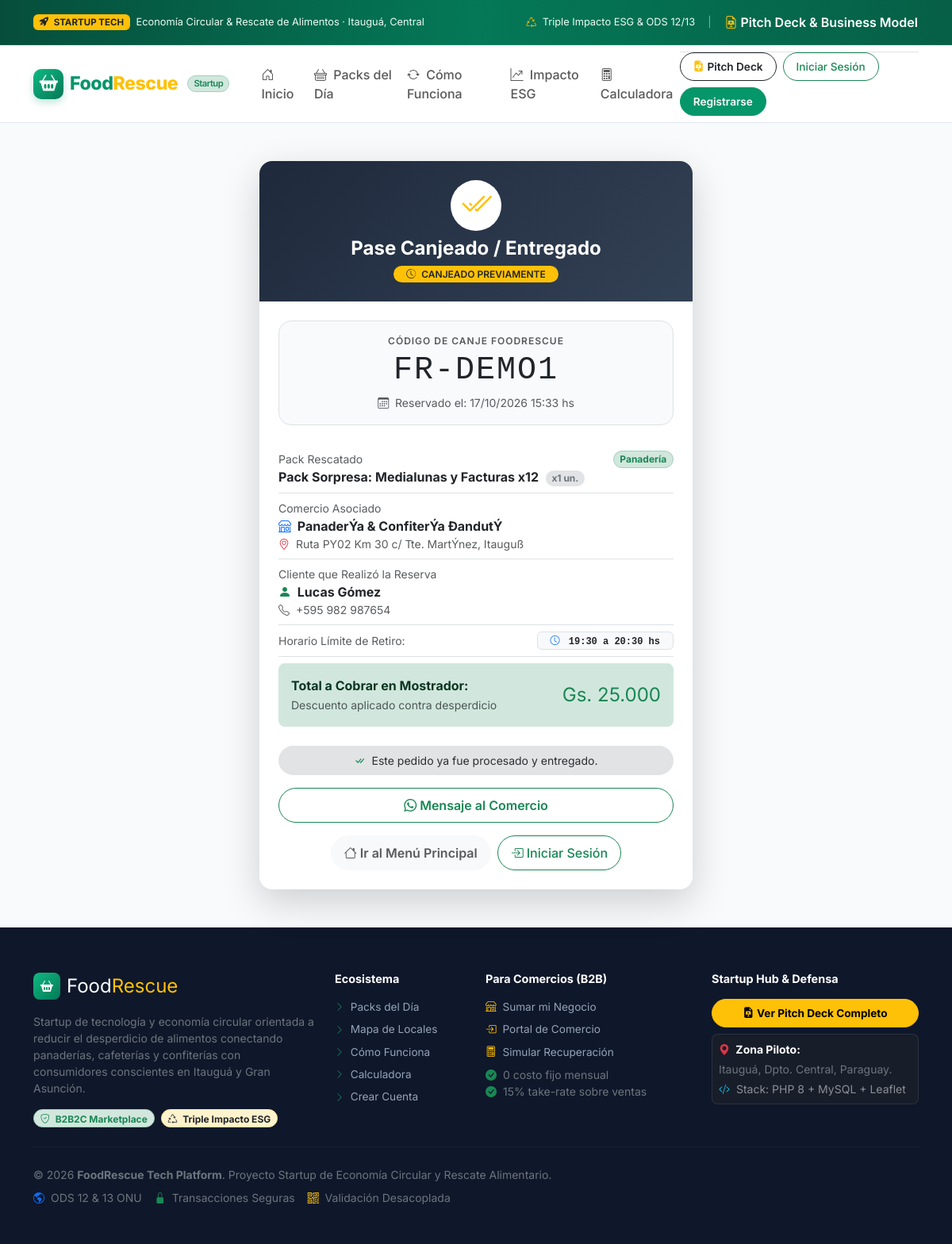
Page /validar_pase.php?codigo=FR-DEMO1 on the earlier database version.
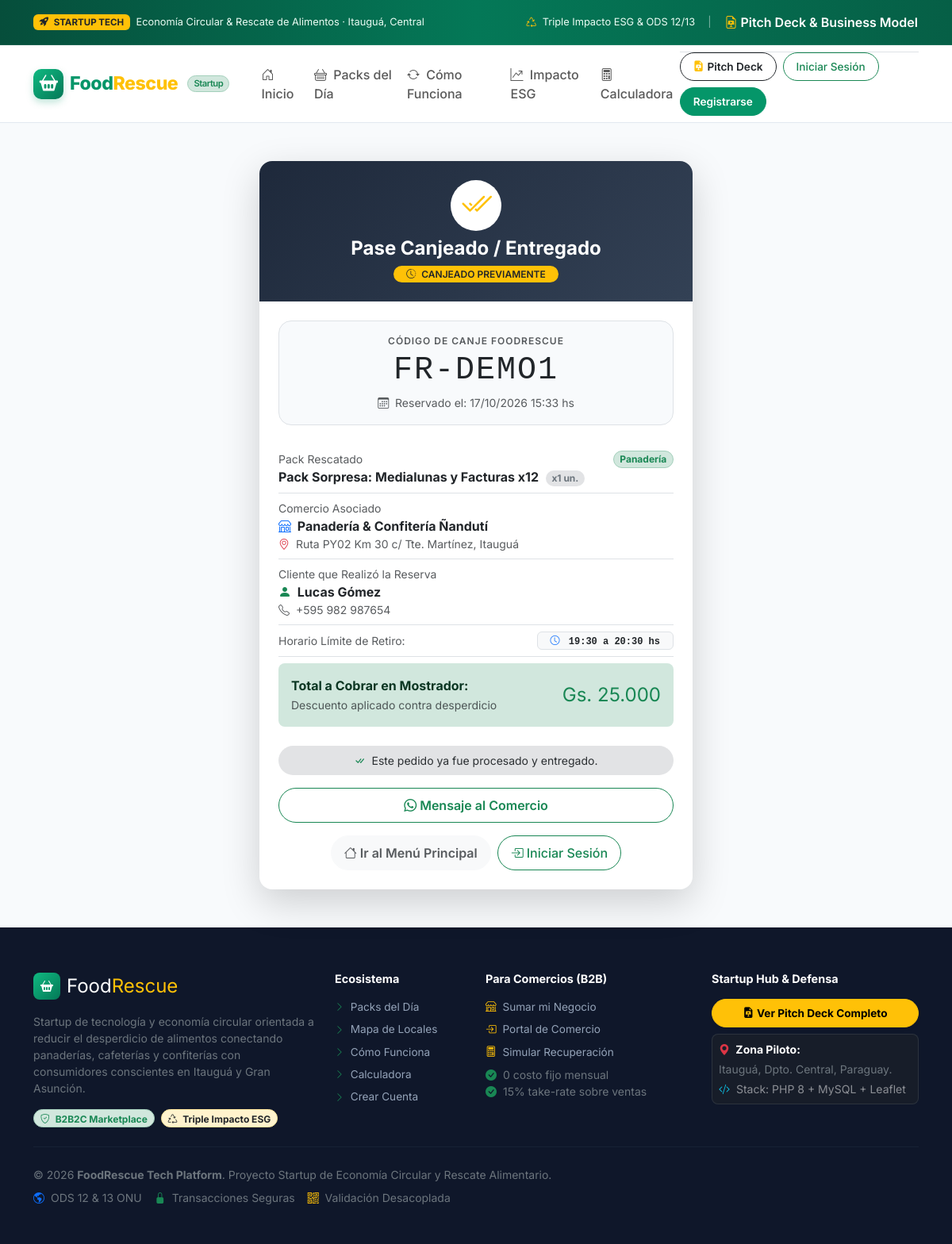
Same page on the later database version.
### tables this page shows
CREATE TABLE IF NOT EXISTS `reservas` (
  `id` int(11) NOT NULL AUTO_INCREMENT,
  `usuario_id` int(11) NOT NULL,
  `producto_id` int(11) NOT NULL,
  `cantidad` int(11) NOT NULL DEFAULT 1,
  `codigo_retiro` varchar(20) NOT NULL,
  `fecha_reserva` datetime DEFAULT current_timestamp(),
  `estado` enum('reservado','retirado','cancelado') NOT NULL DEFAULT 'reservado',
  PRIMARY KEY (`id`),
  KEY `fk_reservas_usuario` (`usuario_id`),
  KEY `fk_reservas_producto` (`producto_id`),
  CONSTRAINT `fk_reservas_producto` FOREIGN KEY (`producto_id`) REFERENCES `productos` (`id`) ON DELETE CASCADE ON UPDATE CASCADE,
  CONSTRAINT `fk_reservas_usuario` FOREIGN KEY (`usuario_id`) REFERENCES `usuarios` (`id`) ON DELETE CASCADE ON UPDATE CASCADE
);

CREATE TABLE IF NOT EXISTS `productos` (
  `id` int(11) NOT NULL AUTO_INCREMENT,
  `comercio_id` int(11) NOT NULL,
  `titulo` varchar(150) NOT NULL,
  `descripcion` text DEFAULT NULL,
  `categoria` varchar(50) DEFAULT 'General',
  `precio_original` decimal(10,2) NOT NULL,
  `precio_descuento` decimal(10,2) NOT NULL,
  `stock` int(11) NOT NULL DEFAULT 1,
  `horario_retiro` varchar(100) DEFAULT NULL,
  `imagen_url` varchar(255) DEFAULT NULL,
  `estado` enum('disponible','agotado') NOT NULL DEFAULT 'disponible',
  `fecha_creacion` datetime DEFAULT current_timestamp(),
  PRIMARY KEY (`id`),
  KEY `fk_productos_comercio` (`comercio_id`),
  CONSTRAINT `fk_productos_comercio` FOREIGN KEY (`comercio_id`) REFERENCES `usuarios` (`id`) ON DELETE CASCADE ON UPDATE CASCADE
);

CREATE TABLE IF NOT EXISTS `usuarios` (
  `id` int(11) NOT NULL AUTO_INCREMENT,
  `nombre` varchar(100) NOT NULL,
  `email` varchar(150) NOT NULL,
  `password` varchar(255) NOT NULL,
  `rol` enum('cliente','comercio') NOT NULL DEFAULT 'cliente',
  `direccion` varchar(255) DEFAULT NULL,
  `telefono` varchar(30) DEFAULT NULL,
  `latitud` decimal(10,7) DEFAULT NULL,
  `longitud` decimal(10,7) DEFAULT NULL,
  `fecha_registro` datetime DEFAULT current_timestamp(),
  PRIMARY KEY (`id`),
  UNIQUE KEY `email` (`email`)
);

### config/db.php (called while the page is built, shortened)
<?php
function formatGs(float|int $amount, string $symbol = 'Gs.'): string {
    return $symbol . ' ' . number_format($amount, 0, ',', '.');
}

### validar_pase.php (the view, shortened to what the rows shown need)
<?php
require_once __DIR__ . '/config/db.php';
$pdo = getDBConnection();
$rawCodigo = $_GET['codigo'] ?? $_POST['codigo_retiro'] ?? $_POST['codigo'] ?? '';
$codigo = mb_substr(strtoupper(trim($rawCodigo)), 0, 20);
$reserva = null;
if (!empty($codigo)) {
    try {
        $stmt = $pdo->prepare("
            SELECT r.*,
                   p.titulo AS producto_titulo, p.descripcion AS producto_descripcion,
                   p.precio_original, p.precio_descuento, p.horario_retiro, p.categoria,
                   u_com.id AS comercio_id, u_com.nombre AS comercio_nombre, u_com.direccion AS comercio_direccion, u_com.telefono AS comercio_telefono,
                   u_cli.id AS cliente_id, u_cli.nombre AS cliente_nombre, u_cli.telefono AS cliente_telefono, u_cli.email AS cliente_email
            FROM reservas r
            JOIN productos p ON r.producto_id = p.id
            JOIN usuarios u_com ON p.comercio_id = u_com.id
            JOIN usuarios u_cli ON r.usuario_id = u_cli.id
            WHERE r.codigo_retiro = :codigo
            LIMIT 1
        ");
        $stmt->execute([':codigo' => $codigo]);
        $reserva = $stmt->fetch();
    } catch (PDOException $e) {
        $errorDB = $e->getMessage();
    }
}
require_once __DIR__ . '/includes/header.php';
?>
<div class="container py-4">
    <div class="row justify-content-center">
        <div class="col-12 col-md-8 col-lg-6">
            <?php if (!$reserva): ?>
                <div class="card fr-card border-0 shadow-sm p-4 text-center">
                    <div class="stat-icon bg-danger-subtle text-danger mx-auto mb-3" style="width: 64px; height: 64px; font-size: 1.8rem;">
                        <i class="bi bi-x-circle-fill"></i>
                    </div>
                    <h4 class="fw-bold text-dark mb-1">Pase No Encontrado</h4>
                    <p class="text-muted small mb-4">
                        El código <code><?= htmlspecialchars($codigo ?: 'VACÍO') ?></code> no corresponde a ninguna reserva registrada en FoodRescue.
                    </p>
                    <form action="validar_pase.php" method="GET" class="mb-4">
                        <div class="input-group">
                            <input type="text" name="codigo" class="form-control font-monospace text-uppercase text-center fw-bold" placeholder="Ingresa código (ej. FR-AC46A5)" required>
                            <button class="btn btn-fr-primary px-3" type="submit">
                                <i class="bi bi-search me-1"></i> Verificar
                            </button>
                        </div>
                    </form>
                    <div class="d-flex flex-wrap gap-2 justify-content-center">
                        <a href="index.php" class="btn btn-outline-secondary rounded-pill btn-sm px-3">
                            <i class="bi bi-arrow-left me-1"></i> Ir al Menú Principal
                        </a>
                        <?php if (!$isLoggedIn): ?>
                            <a href="login.php" class="btn btn-outline-success rounded-pill btn-sm px-3 fw-medium">
                                <i class="bi bi-box-arrow-in-right me-1"></i> Iniciar Sesión
                            </a>
                        <?php endif; ?>
                    </div>
                </div>
            <?php else:
                $isRetirado = ($reserva['estado'] === 'retirado');
                $isCancelado = ($reserva['estado'] === 'cancelado');
                $totalPagar = (float)$reserva['precio_descuento'] * (int)$reserva['cantidad'];
            ?>
                <div class="card fr-card border-0 shadow-lg overflow-hidden">
                    <div class="p-4 text-center text-white position-relative" style="background: <?= $isRetirado ? 'linear-gradient(135deg, #1e293b, #334155)' : ($isCancelado ? 'linear-gradient(135deg, #991b1b, #dc2626)' : 'linear-gradient(135deg, #064e3b, #047857)') ?>;">
                        <div class="d-inline-flex align-items-center justify-content-center rounded-circle bg-white bg-opacity-20 mb-2 p-3" style="width: 64px; height: 64px;">
                            <?php if ($isRetirado): ?>
                                <i class="bi bi-check2-all text-warning fs-1"></i>
                            <?php elseif ($isCancelado): ?>
                                <i class="bi bi-x-lg text-white fs-1"></i>
                            <?php else: ?>
                                <i class="bi bi-shield-check text-white fs-1"></i>
                            <?php endif; ?>
                        </div>
                        <h4 class="fw-bold mb-1 text-white">
                            <?php if ($isRetirado): ?>
                                Pase Canjeado / Entregado
                            <?php elseif ($isCancelado): ?>
                                Pase Cancelado
                            <?php else: ?>
                                Pase Válido & Vigente
                            <?php endif; ?>
                        </h4>
                        <div class="badge <?= $isRetirado ? 'bg-warning text-dark' : ($isCancelado ? 'bg-danger text-white' : 'bg-success-subtle text-success') ?> px-3 py-1 rounded-pill fw-semibold">
                            <?php if ($isRetirado): ?>
                                <i class="bi bi-clock-history me-1"></i> CANJEADO PREVIAMENTE
                            <?php elseif ($isCancelado): ?>
                                <i class="bi bi-slash-circle me-1"></i> RESERVA ANULADA
                            <?php else: ?>
                                <i class="bi bi-check-circle-fill me-1"></i> LISTO PARA RETIRO EN MOSTRADOR
                            <?php endif; ?>
                        </div>
                    </div>
                    <div class="p-4">
                        <div class="text-center p-3 rounded-4 mb-4 border" style="background: #f8fafc;">
                            <small class="text-muted text-uppercase fw-semibold d-block" style="letter-spacing: 1px; font-size: 0.75rem;">Código de Canje FoodRescue</small>
                            <div class="display-6 fw-extrabold font-monospace text-dark my-1" style="letter-spacing: 2px;">
                                <?= htmlspecialchars($reserva['codigo_retiro']) ?>
                            </div>
                            <small class="text-muted">
                                <i class="bi bi-calendar3 me-1"></i> Reservado el: <?= date('d/m/Y H:i', strtotime($reserva['fecha_reserva'])) ?> hs
                            </small>
                        </div>
                        <div class="list-group list-group-flush mb-4">
                            <div class="list-group-item px-0 py-2 d-flex justify-content-between align-items-start">
                                <div>
                                    <small class="text-muted d-block">Pack Rescatado</small>
                                    <strong class="text-dark fs-6"><?= htmlspecialchars($reserva['producto_titulo']) ?></strong>
                                    <span class="badge bg-secondary-subtle text-secondary rounded-pill ms-1">x<?= $reserva['cantidad'] ?> un.</span>
                                </div>
                                <span class="badge bg-success-subtle text-success border border-success-subtle rounded-pill">
                                    <?= htmlspecialchars($reserva['categoria'] ?? 'Gastronomía') ?>
                                </span>
                            </div>
                            <div class="list-group-item px-0 py-2">
                                <small class="text-muted d-block">Comercio Asociado</small>
                                <div class="fw-bold text-dark"><i class="bi bi-shop me-1 text-primary"></i> <?= htmlspecialchars($reserva['comercio_nombre']) ?></div>
                                <div class="text-muted small"><i class="bi bi-geo-alt me-1 text-danger"></i> <?= htmlspecialchars($reserva['comercio_direccion'] ?: 'Itauguá, Central') ?></div>
                            </div>
                            <div class="list-group-item px-0 py-2">
                                <small class="text-muted d-block">Cliente que Realizó la Reserva</small>
                                <div class="fw-bold text-dark"><i class="bi bi-person-fill me-1 text-success"></i> <?= htmlspecialchars($reserva['cliente_nombre']) ?></div>
                                <?php if (!empty($reserva['cliente_telefono'])): ?>
                                    <div class="text-muted small"><i class="bi bi-telephone me-1"></i> <?= htmlspecialchars($reserva['cliente_telefono']) ?></div>
                                <?php endif; ?>
                            </div>
                            <div class="list-group-item px-0 py-2 d-flex justify-content-between align-items-center">
                                <span class="text-muted small">Horario Límite de Retiro:</span>
                                <span class="badge bg-light text-dark border px-3 py-1 font-monospace">
                                    <i class="bi bi-clock text-primary me-1"></i> <?= htmlspecialchars($reserva['horario_retiro'] ?: 'Hoy al cierre') ?>
                                </span>
                            </div>
                            <div class="list-group-item px-0 py-3 d-flex justify-content-between align-items-center bg-success-subtle rounded-3 mt-2 px-3">
                                <div>
                                    <span class="fw-bold text-success-emphasis d-block">Total a Cobrar en Mostrador:</span>
                                    <small class="text-muted">Descuento aplicado contra desperdicio</small>
                                </div>
                                <div class="fs-4 fw-extrabold text-success">
                                    <?= formatGs($totalPagar) ?>
                                </div>
                            </div>
                        </div>
                        <div class="d-grid gap-2">
                            <?php if (!$isRetirado && !$isCancelado): ?>
                                <form action="validar_pase.php?codigo=<?= urlencode($reserva['codigo_retiro']) ?>" method="POST" onsubmit="return confirm('¿Confirmas que el cliente está retirando el pack en este momento y efectuó el pago de <?= formatGs($totalPagar) ?>?');">
                                    <?= csrfField() ?>
                                    <input type="hidden" name="accion" value="confirmar_entrega">
                                    <input type="hidden" name="reserva_id" value="<?= $reserva['id'] ?>">
                                    <input type="hidden" name="codigo_retiro" value="<?= htmlspecialchars($reserva['codigo_retiro']) ?>">
                                    <input type="hidden" name="codigo" value="<?= htmlspecialchars($reserva['codigo_retiro']) ?>">
                                    <button type="submit" class="btn btn-success btn-lg w-100 rounded-pill shadow-sm fw-bold py-3">
                                        <i class="bi bi-check2-circle me-1"></i> Confirmar Entrega en Caja
                                    </button>
                                </form>
                            <?php elseif ($isRetirado): ?>
                                <div class="alert alert-secondary text-center rounded-pill py-2 small mb-2 border-0">
                                    <i class="bi bi-check-all text-success me-1"></i> Este pedido ya fue procesado y entregado.
                                </div>
                            <?php endif; ?>
                            <?php if (!empty($reserva['comercio_telefono'])): ?>
                                <a href="https://api.whatsapp.com/send?phone=<?= preg_replace('/[^0-9]/', '', $reserva['comercio_telefono']) ?>&text=<?= urlencode("Hola {$reserva['comercio_nombre']}, te consulto sobre mi reserva {$reserva['codigo_retiro']} de FoodRescue.") ?>" target="_blank" class="btn btn-outline-success rounded-pill">
                                    <i class="bi bi-whatsapp me-1"></i> Mensaje al Comercio
                                </a>
                            <?php endif; ?>
                            <div class="d-flex flex-wrap gap-2 justify-content-center mt-2">
                                <a href="index.php" class="btn btn-light rounded-pill text-muted small px-3">
                                    <i class="bi bi-house me-1"></i> Ir al Menú Principal
                                </a>
                                <?php if (!$isLoggedIn): ?>
                                    <a href="login.php" class="btn btn-outline-success rounded-pill small px-3 fw-medium">
                                        <i class="bi bi-box-arrow-in-right me-1"></i> Iniciar Sesión
                                    </a>
                                <?php endif; ?>
                            </div>
                        </div>
                    </div>
                </div>
            <?php endif; ?>
        </div>
    </div>
</div>
<?php require_once __DIR__ . '/includes/footer.php'; ?>

Differences in the rows shown:
changed through a linked row, reservas "FR-DEMO1": usuarios.nombre "PanaderÝa & ConfiterÝa ÐandutÝ" → "Panadería & Confitería Ñandutí"; usuarios.direccion "Ruta PY02 Km 30 c/ Tte. MartÝnez, Itauguß" → "Ruta PY02 Km 30 c/ Tte. Martínez, Itauguá"
